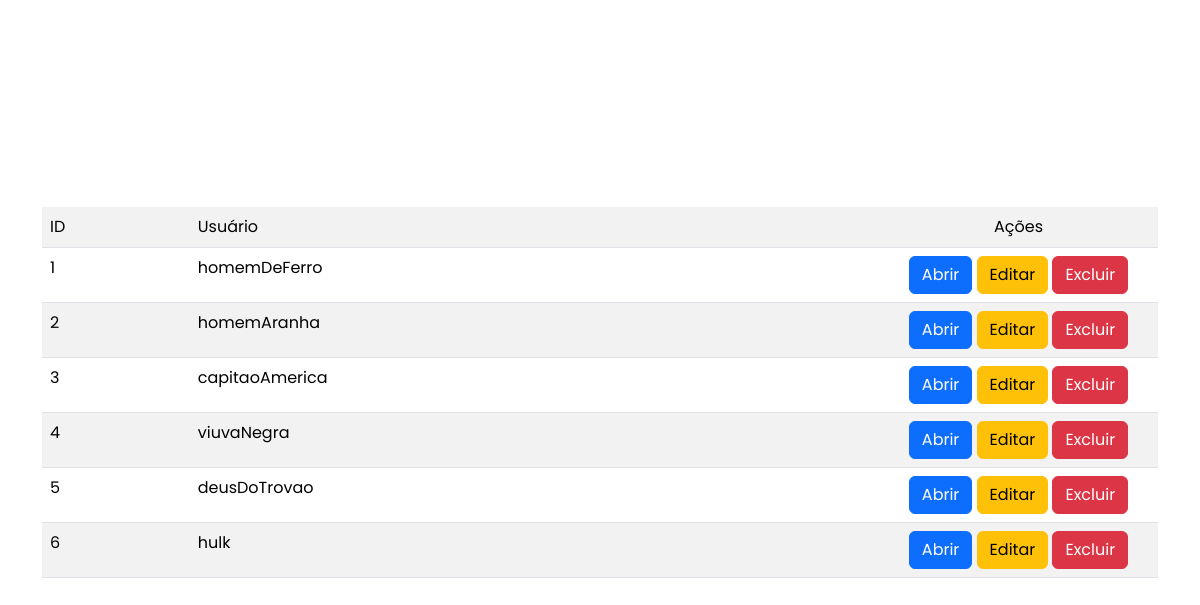
Screenshot of /page_lista.php with the database file from the repository.
### tables this page shows
CREATE TABLE `tb_usuario` (
  `id` int(11) NOT NULL,
  `usuario` varchar(100) DEFAULT NULL,
  `senha` varchar(100) DEFAULT NULL,
  `id_pessoa` int(11) NOT NULL
);

### page_lista.php (called while the page is built, shortened)
<?php
    include 'includes/header.php';
    include 'includes/lista-usuarios.php';
?>

### includes/lista-usuarios.php (the view)
<?php
    $dsn = 'mysql:dbname=db_login;host=127.0.0.1';
    $user = 'root';
    $password = '';
    $banco = new PDO($dsn, $user, $password);
    $select = 'SELECT * FROM tb_usuario';
    $resultado = $banco->query($select)->fetchAll();
?>
<section class="container d-flex justify-content-space-between my-5">
    <table class="table table-striped">
        <tr>
            <td>ID</td>
            <td>Usuário</td>
            <td class="text-center col-3">Ações</td>
        </tr>
        <?php foreach ($resultado as $linha) { ?>
            <tr>
                <td> <?= $linha['id'] ?> </td>
                <td> <?php echo $linha['usuario'] ?> </td>
                <td class="text-center">
                    <a href="./page_ficha.php?id_usuario=<?= $linha['id'] ?>" class="btn btn-primary">Abrir</a>
                    <a href="./page_editarUsuario.php?id_usuario=<?= $linha['id'] ?>" class="btn btn-warning">Editar</a>
                    <a href="./includes/excluirUsuario.php?id_usuario=<?= $linha['id'] ?>" class="btn btn-danger">Excluir</a>
                </td>
            </tr>
        <?php } ?>
    </table>
</section>

### includes/header.php (shortened to what this page needs)
<!DOCTYPE html>
    <html lang="pt-BR">
    <head>
        <link href="https://cdn.jsdelivr.net/npm/bootstrap@5.3.3/dist/css/bootstrap.min.css" rel="stylesheet">
        <link rel="stylesheet" href="https://cdn.jsdelivr.net/npm/bootstrap-icons@1.11.3/font/bootstrap-icons.min.css">
        <link rel="stylesheet" href="./assets/css/style.css">
    </head>
    <body>

### assets/css/style.css (style rules this page uses)
body { display: flex; justify-content: center; align-items: center; height: 100vh; font-family: "Poppins", sans-serif; }

### rows the page displays
tb_usuario: id "1", usuario "homemDeFerro"
tb_usuario: id "2", usuario "homemAranha"
tb_usuario: id "3", usuario "capitaoAmerica"
tb_usuario: id "4", usuario "viuvaNegra"
tb_usuario: id "5", usuario "deusDoTrovao"
tb_usuario: id "6", usuario "hulk"
